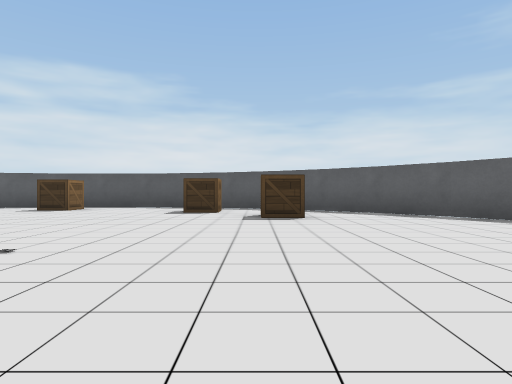
view 1 (above)

12 first-person views from a walk through a world built for the Webots simulator. The camera is 0.18 m above the floor, looks level and sees 75° across. The floor is counted in squares, 0.5 m on a side. Each view is taken from the middle of a square. On the plan, view 1 faces up. The plan holds only what a view shows up to about 9 squares ahead; the rest is blank. The robots in the file are not drawn. Simple shapes and patterns stand in for the simulator's stock objects.

view 2
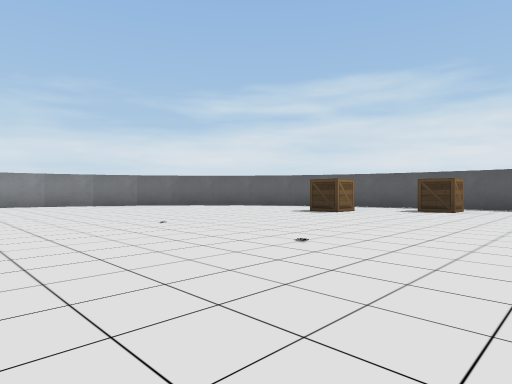

view 3
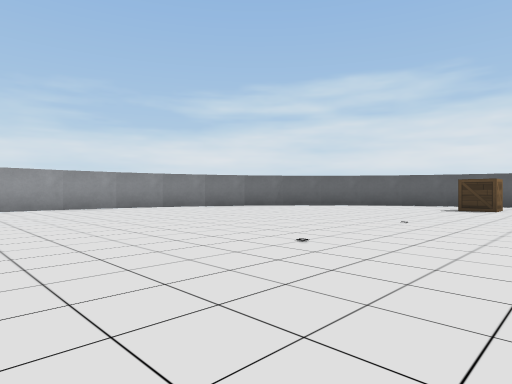

view 4
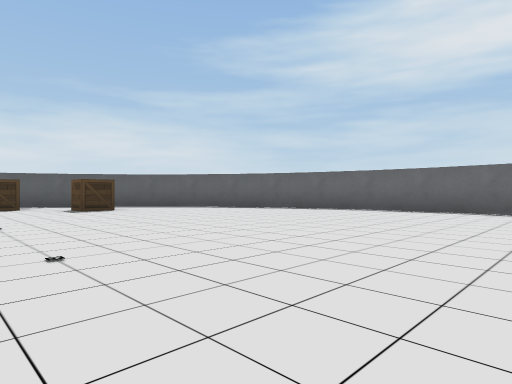

view 5
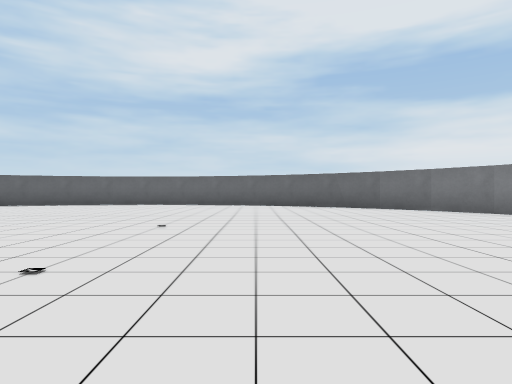

view 6
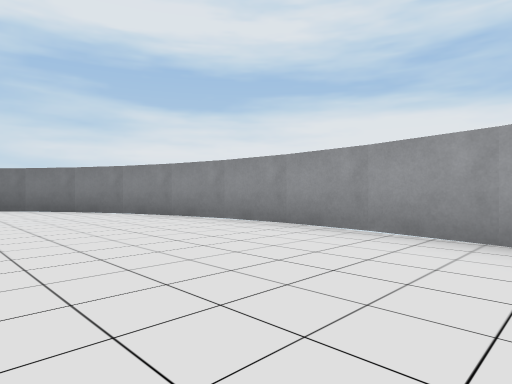

view 7
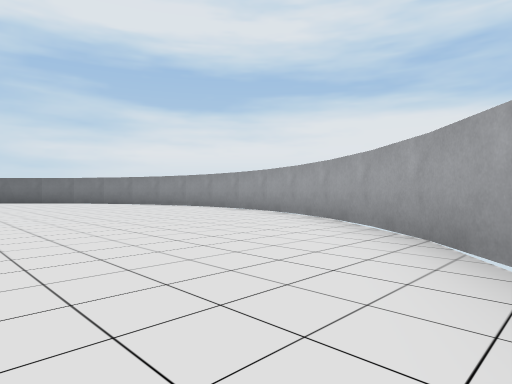

view 8
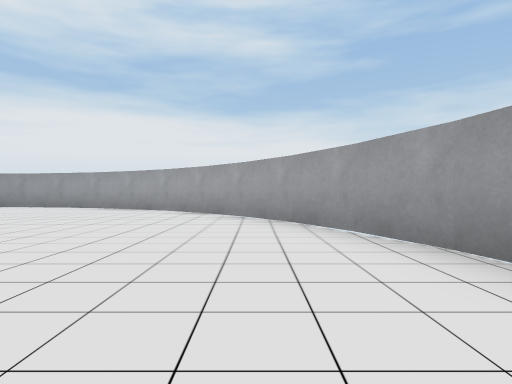

view 9
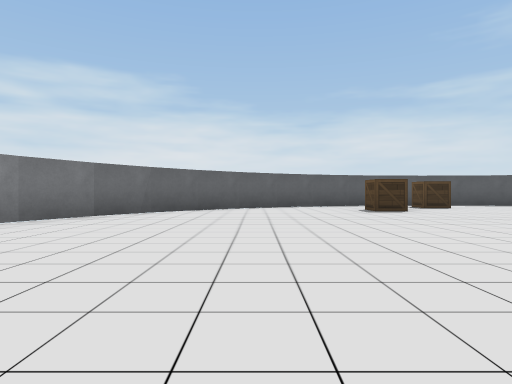

view 10
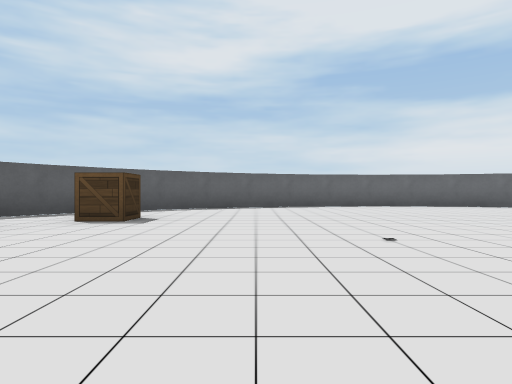

view 11
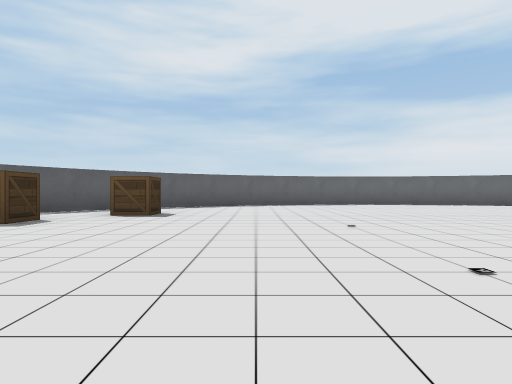

view 12
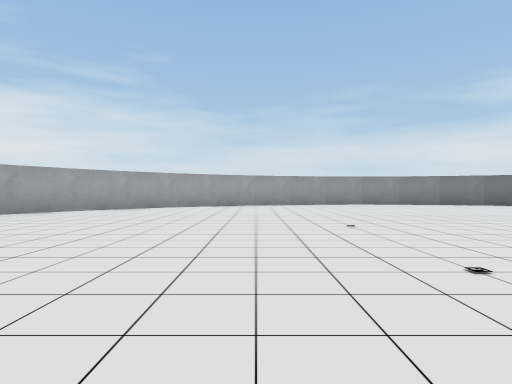

### Floor plan
Points are (right, up) in squares from view 1. A wall is a line through its corners. A room is listed if a view was taken in it or the views show most of it. See-through windows are left out.
Room 1 (views 1, 2, 3, 4, 5, 6, 7, 8, 9, 10, 11, 12)
walls: (-11.3, -1.6) (-11.2, -2.1); (-11.4, 1.1) (-11.5, 0); (-11.2, 2.1) (-11.4, 1); (-11.5, 0.1) (-11.4, -1); (-10.9, -3) (-10.4, -4) (-9.8, -4.9); (-10.9, 3.1) (-11.2, 2); (-11.3, -2) (-10.9, -3.1); (-9.8, 4.9) (-10.5, 4); (-10.4, 4.1) (-10.9, 3); (-9.2, -5.6) (-8.3, -6.4); (-9.1, 5.7) (-9.9, 4.8); (-9.9, -4.9) (-9.1, -5.7); (-8.3, 6.4) (-9.2, 5.6); (-7.5, -6.9) (-6.5, -7.4); (-7.5, 6.9) (-8.4, 6.3); (-8.5, -6.3) (-7.4, -7); (-6.6, -7.4) (-5.5, -7.8); (-5.6, -7.7) (-4.5, -7.9); (-4.6, -7.9) (-3.4, -8); (-4.7, 7.9) (-5.7, 7.7); (-5.5, 7.8) (-6.5, 7.4) (-7.6, 6.9); (-3.5, -8) (-2.4, -7.9); (-3.4, 8) (-4.2, 8); (-2.4, 7.9) (-3.5, 8); (-2.5, -8) (-1.4, -7.7); (-0.5, -7.4) (0.5, -6.9); (-1.5, -7.8) (-0.3, -7.4); (-0.4, 7.4) (-1.4, 7.7) (-2.5, 7.9); (1.4, 6.3) (0.5, 6.9) (-0.5, 7.4); (1.3, -6.4) (2.2, -5.6); (0.5, -7) (1.4, -6.3); (2.1, -5.7) (2.9, -4.9); (2.2, 5.6) (1.4, 6.4); (2.8, -4.9) (3.5, -4); (2.9, 4.8) (2.1, 5.7); (3.9, 3) (3.4, 4.1); (4.4, 1) (4.2, 2.1) (3.9, 3.1); (3.4, -4.1) (3.9, -3.1) (4.2, -2); (4.2, -2.1) (4.4, -1); (4.4, -1.1) (4.5, 0); (3.5, 4) (2.8, 4.9); (4.5, -0.1) (4.4, 1.1)
objects: wooden box (-6, 5) to (-5, 6); wooden box (-4, 7); wooden box (-1, 6); wooden box (0, 5)

Where each view was taken, in squares from view 1:
view 1: 0 up, 0 right, facing up
view 2: 0 up, 2 left, facing up-left
view 3: 2 down, 4 left, facing up-left
view 4: 2 down, 2 left, facing up-right
view 5: 3 down, 5 left, facing right
view 6: 5 down, 6 left, facing down-right
view 7: 3 down, 10 left, facing down-right
view 8: 0 up, 10 left, facing down
view 9: 1 down, 8 left, facing up
view 10: 3 up, 4 left, facing right
view 11: 3 up, 5 left, facing right
view 12: 3 down, 2 left, facing left
